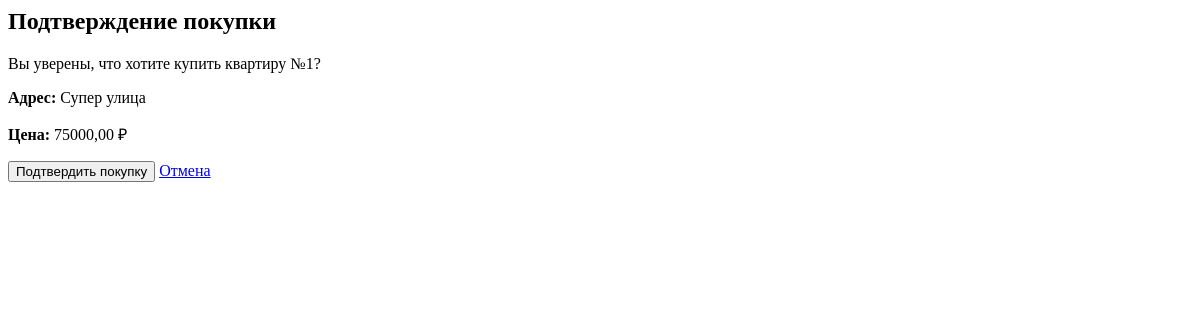
Before: /apartments/apartment/1/purchase/ (signed in) with the older database file.
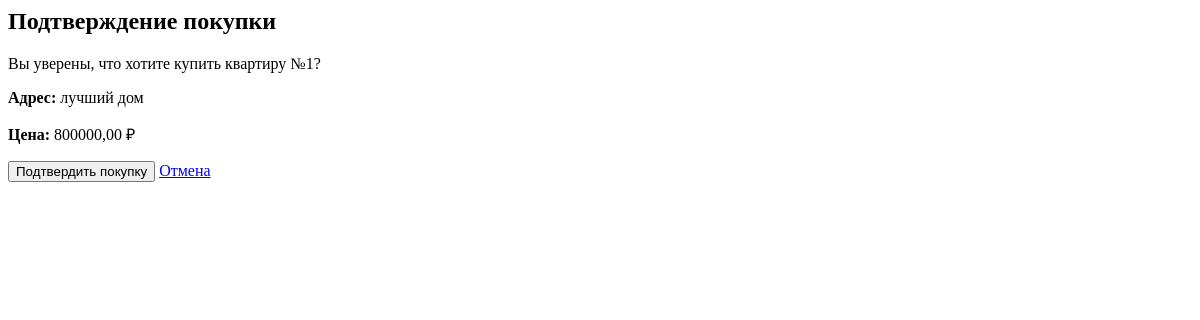
After: the same page with the newer database file.
### diplomapp/models.py (models this page shows, shortened)
class Apartment(models.Model):
    FINISHING_CHOICES = [
        ('', 'Любая отделка'),
        ('черновая', 'Черновая'),
        ('чистовая', 'Чистовая'),
        ('евро', 'Евроремонт'),
        ('дизайнерский', 'Дизайнерский'),
    ]
    building = models.ForeignKey(Building, on_delete=models.CASCADE)
    price = models.DecimalField(max_digits=10, decimal_places=2)
    bedrooms = models.IntegerField()
    square_footage = models.DecimalField(max_digits=6, decimal_places=2)
    description = models.TextField()
    image = models.ImageField(upload_to='apartments/images/', null=True, blank=True)
    is_sold = models.BooleanField(default=False)
    created_at = models.DateTimeField(auto_now_add=True)
    updated_at = models.DateTimeField(auto_now=True)
    is_active = models.BooleanField(default=True)
    sold_date = models.DateField(null=True, blank=True)
    floor = models.IntegerField(null=True, blank=True)
    finishing = models.CharField(
        max_length=20,
        choices=FINISHING_CHOICES,
        default='',
        verbose_name='Тип отделки'
    )
    user = models.ForeignKey(User, on_delete=models.SET_NULL, null=True, blank=True)
    allow_multiple_purchases = models.BooleanField(default=False)

class Building(models.Model):
    address = models.CharField(max_length=200)
    district = models.ForeignKey(District, on_delete=models.CASCADE)
    year_built = models.IntegerField()
    image = models.ImageField(upload_to='buildings/', null=True, blank=True)

### diplomapp/views.py (the view)
# urls.py: path('apartment/<int:pk>/purchase/', views.purchase_confirmation, name='purchase_confirmation'),
@login_required
def purchase_confirmation(request, pk):
    apartment = get_object_or_404(Apartment, pk=pk)
    if request.method == 'POST':
        apartment.user = request.user
        apartment.is_sold = True
        apartment.sold_date = timezone.now().date()
        apartment.save()
        return redirect('purchase_success', apartment_pk=apartment.pk)
    return render(request, 'diplomapp/purchase_confirm.html', {'apartment': apartment})

### diplomapp/templates/diplomapp/purchase_confirm.html (shortened to what this page needs)
{% block content %}
<div class="container mt-5">
    <div class="card">
        <div class="card-header bg-warning">
            <h2>Подтверждение покупки</h2>
        </div>
        <div class="card-body">
            <p>Вы уверены, что хотите купить квартиру №{{ apartment.id }}?</p>
            <p><strong>Адрес:</strong> {{ apartment.building.address }}</p>
            <p><strong>Цена:</strong> {{ apartment.price }} ₽</p>
            <form method="post">
                <button type="submit" class="btn btn-success btn-lg">Подтвердить покупку</button>
                <a href="{% url 'apartment_detail' apartment.pk %}" class="btn btn-secondary btn-lg">Отмена</a>
            </form>
        </div>
    </div>
</div>
{% endblock %}

Changed rows visible on the page:
changed Apartment id 1: building.address "Супер улица" → "лучший дом"; price "75000,00" → "800000,00"
